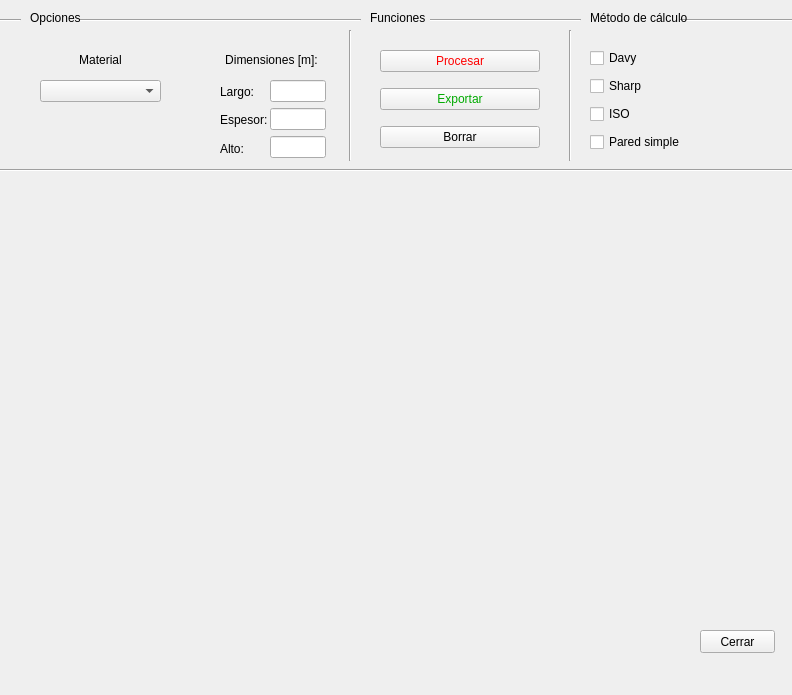
<?xml version="1.0" encoding="UTF-8"?>
<ui version="4.0">
 <class>MainWindow</class>
 <widget class="QMainWindow" name="MainWindow">
  <property name="geometry">
   <rect>
    <x>0</x>
    <y>0</y>
    <width>792</width>
    <height>695</height>
   </rect>
  </property>
  <property name="minimumSize">
   <size>
    <width>792</width>
    <height>695</height>
   </size>
  </property>
  <property name="maximumSize">
   <size>
    <width>792</width>
    <height>695</height>
   </size>
  </property>
  <property name="windowTitle">
   <string>MainWindow</string>
  </property>
  <widget class="QWidget" name="centralwidget">
   <widget class="Line" name="line_3">
    <property name="geometry">
     <rect>
      <x>560</x>
      <y>30</y>
      <width>20</width>
      <height>131</height>
     </rect>
    </property>
    <property name="orientation">
     <enum>Qt::Vertical</enum>
    </property>
   </widget>
   <widget class="MplWidget" name="MplWidget" native="true">
    <property name="geometry">
     <rect>
      <x>10</x>
      <y>180</y>
      <width>771</width>
      <height>441</height>
     </rect>
    </property>
    <property name="autoFillBackground">
     <bool>false</bool>
    </property>
    <property name="styleSheet">
     <string notr="true"/>
    </property>
   </widget>
   <widget class="QWidget" name="gridLayoutWidget">
    <property name="geometry">
     <rect>
      <x>590</x>
      <y>40</y>
      <width>151</width>
      <height>121</height>
     </rect>
    </property>
    <layout class="QGridLayout" name="gridLayout">
     <property name="spacing">
      <number>0</number>
     </property>
     <item row="0" column="0">
      <widget class="QCheckBox" name="checkBox_davy">
       <property name="styleSheet">
        <string notr="true"/>
       </property>
       <property name="text">
        <string>Davy</string>
       </property>
      </widget>
     </item>
     <item row="1" column="0">
      <widget class="QCheckBox" name="checkBox_sharp">
       <property name="text">
        <string>Sharp</string>
       </property>
      </widget>
     </item>
     <item row="2" column="0">
      <widget class="QCheckBox" name="checkBox_ISO">
       <property name="text">
        <string>ISO</string>
       </property>
      </widget>
     </item>
     <item row="5" column="0">
      <widget class="QCheckBox" name="checkBox_paredsimple">
       <property name="text">
        <string>Pared simple</string>
       </property>
      </widget>
     </item>
    </layout>
   </widget>
   <widget class="Line" name="line">
    <property name="geometry">
     <rect>
      <x>340</x>
      <y>30</y>
      <width>20</width>
      <height>131</height>
     </rect>
    </property>
    <property name="orientation">
     <enum>Qt::Vertical</enum>
    </property>
   </widget>
   <widget class="Line" name="line_5">
    <property name="geometry">
     <rect>
      <x>80</x>
      <y>10</y>
      <width>281</width>
      <height>20</height>
     </rect>
    </property>
    <property name="orientation">
     <enum>Qt::Horizontal</enum>
    </property>
   </widget>
   <widget class="QWidget" name="verticalLayoutWidget_2">
    <property name="geometry">
     <rect>
      <x>220</x>
      <y>80</y>
      <width>51</width>
      <height>80</height>
     </rect>
    </property>
    <layout class="QVBoxLayout" name="verticalLayout_3">
     <item>
      <widget class="QLabel" name="label_6">
       <property name="text">
        <string>Largo:</string>
       </property>
       <property name="alignment">
        <set>Qt::AlignLeading|Qt::AlignLeft|Qt::AlignVCenter</set>
       </property>
      </widget>
     </item>
     <item>
      <widget class="QLabel" name="label_8">
       <property name="text">
        <string>Espesor:</string>
       </property>
       <property name="alignment">
        <set>Qt::AlignLeading|Qt::AlignLeft|Qt::AlignVCenter</set>
       </property>
      </widget>
     </item>
     <item>
      <widget class="QLabel" name="label_7">
       <property name="text">
        <string>Alto:</string>
       </property>
       <property name="alignment">
        <set>Qt::AlignLeading|Qt::AlignLeft|Qt::AlignVCenter</set>
       </property>
      </widget>
     </item>
    </layout>
   </widget>
   <widget class="QLabel" name="label">
    <property name="geometry">
     <rect>
      <x>370</x>
      <y>10</y>
      <width>61</width>
      <height>16</height>
     </rect>
    </property>
    <property name="text">
     <string>Funciones</string>
    </property>
   </widget>
   <widget class="Line" name="line_4">
    <property name="geometry">
     <rect>
      <x>0</x>
      <y>10</y>
      <width>21</width>
      <height>20</height>
     </rect>
    </property>
    <property name="orientation">
     <enum>Qt::Horizontal</enum>
    </property>
   </widget>
   <widget class="Line" name="line_2">
    <property name="geometry">
     <rect>
      <x>0</x>
      <y>160</y>
      <width>801</width>
      <height>20</height>
     </rect>
    </property>
    <property name="orientation">
     <enum>Qt::Horizontal</enum>
    </property>
   </widget>
   <widget class="QLabel" name="label_3">
    <property name="geometry">
     <rect>
      <x>30</x>
      <y>10</y>
      <width>61</width>
      <height>16</height>
     </rect>
    </property>
    <property name="text">
     <string>Opciones</string>
    </property>
   </widget>
   <widget class="QLabel" name="label_4">
    <property name="geometry">
     <rect>
      <x>40</x>
      <y>50</y>
      <width>121</width>
      <height>20</height>
     </rect>
    </property>
    <property name="text">
     <string>Material</string>
    </property>
    <property name="alignment">
     <set>Qt::AlignCenter</set>
    </property>
   </widget>
   <widget class="QWidget" name="verticalLayoutWidget">
    <property name="geometry">
     <rect>
      <x>270</x>
      <y>80</y>
      <width>56</width>
      <height>80</height>
     </rect>
    </property>
    <layout class="QVBoxLayout" name="verticalLayout">
     <item>
      <widget class="QLineEdit" name="largo">
       <property name="alignment">
        <set>Qt::AlignCenter</set>
       </property>
      </widget>
     </item>
     <item>
      <widget class="QLineEdit" name="espesor">
       <property name="alignment">
        <set>Qt::AlignCenter</set>
       </property>
      </widget>
     </item>
     <item>
      <widget class="QLineEdit" name="alto">
       <property name="alignment">
        <set>Qt::AlignCenter</set>
       </property>
      </widget>
     </item>
    </layout>
   </widget>
   <widget class="Line" name="line_6">
    <property name="geometry">
     <rect>
      <x>430</x>
      <y>10</y>
      <width>151</width>
      <height>20</height>
     </rect>
    </property>
    <property name="orientation">
     <enum>Qt::Horizontal</enum>
    </property>
   </widget>
   <widget class="QLabel" name="label_5">
    <property name="geometry">
     <rect>
      <x>221</x>
      <y>50</y>
      <width>101</width>
      <height>20</height>
     </rect>
    </property>
    <property name="text">
     <string>Dimensiones [m]:</string>
    </property>
    <property name="alignment">
     <set>Qt::AlignCenter</set>
    </property>
   </widget>
   <widget class="Line" name="line_7">
    <property name="geometry">
     <rect>
      <x>680</x>
      <y>10</y>
      <width>121</width>
      <height>20</height>
     </rect>
    </property>
    <property name="orientation">
     <enum>Qt::Horizontal</enum>
    </property>
   </widget>
   <widget class="QWidget" name="verticalLayoutWidget_3">
    <property name="geometry">
     <rect>
      <x>380</x>
      <y>40</y>
      <width>160</width>
      <height>121</height>
     </rect>
    </property>
    <layout class="QVBoxLayout" name="verticalLayout_4">
     <item>
      <widget class="QPushButton" name="pushButton_procesar">
       <property name="palette">
        <palette>
         <active>
          <colorrole role="WindowText">
           <brush brushstyle="SolidPattern">
            <color alpha="255">
             <red>0</red>
             <green>0</green>
             <blue>0</blue>
            </color>
           </brush>
          </colorrole>
          <colorrole role="ButtonText">
           <brush brushstyle="SolidPattern">
            <color alpha="255">
             <red>255</red>
             <green>0</green>
             <blue>0</blue>
            </color>
           </brush>
          </colorrole>
         </active>
         <inactive>
          <colorrole role="WindowText">
           <brush brushstyle="SolidPattern">
            <color alpha="255">
             <red>0</red>
             <green>0</green>
             <blue>0</blue>
            </color>
           </brush>
          </colorrole>
          <colorrole role="ButtonText">
           <brush brushstyle="SolidPattern">
            <color alpha="255">
             <red>255</red>
             <green>0</green>
             <blue>0</blue>
            </color>
           </brush>
          </colorrole>
         </inactive>
         <disabled>
          <colorrole role="WindowText">
           <brush brushstyle="SolidPattern">
            <color alpha="255">
             <red>120</red>
             <green>120</green>
             <blue>120</blue>
            </color>
           </brush>
          </colorrole>
          <colorrole role="ButtonText">
           <brush brushstyle="SolidPattern">
            <color alpha="255">
             <red>120</red>
             <green>120</green>
             <blue>120</blue>
            </color>
           </brush>
          </colorrole>
         </disabled>
        </palette>
       </property>
       <property name="text">
        <string>Procesar</string>
       </property>
      </widget>
     </item>
     <item>
      <widget class="QPushButton" name="pushButton_exportar">
       <property name="palette">
        <palette>
         <active>
          <colorrole role="ButtonText">
           <brush brushstyle="SolidPattern">
            <color alpha="255">
             <red>0</red>
             <green>170</green>
             <blue>0</blue>
            </color>
           </brush>
          </colorrole>
         </active>
         <inactive>
          <colorrole role="ButtonText">
           <brush brushstyle="SolidPattern">
            <color alpha="255">
             <red>0</red>
             <green>170</green>
             <blue>0</blue>
            </color>
           </brush>
          </colorrole>
         </inactive>
         <disabled>
          <colorrole role="ButtonText">
           <brush brushstyle="SolidPattern">
            <color alpha="255">
             <red>120</red>
             <green>120</green>
             <blue>120</blue>
            </color>
           </brush>
          </colorrole>
         </disabled>
        </palette>
       </property>
       <property name="text">
        <string>Exportar</string>
       </property>
      </widget>
     </item>
     <item>
      <widget class="QPushButton" name="pushButton_borrar">
       <property name="text">
        <string>Borrar</string>
       </property>
      </widget>
     </item>
    </layout>
   </widget>
   <widget class="QLabel" name="label_2">
    <property name="geometry">
     <rect>
      <x>590</x>
      <y>10</y>
      <width>161</width>
      <height>16</height>
     </rect>
    </property>
    <property name="text">
     <string>Método de cálculo</string>
    </property>
   </widget>
   <widget class="QComboBox" name="material">
    <property name="geometry">
     <rect>
      <x>40</x>
      <y>80</y>
      <width>121</width>
      <height>22</height>
     </rect>
    </property>
   </widget>
   <widget class="QPushButton" name="pushButton_cerrar">
    <property name="geometry">
     <rect>
      <x>700</x>
      <y>630</y>
      <width>75</width>
      <height>23</height>
     </rect>
    </property>
    <property name="text">
     <string>Cerrar</string>
    </property>
   </widget>
  </widget>
 </widget>
 <customwidgets>
  <customwidget>
   <class>MplWidget</class>
   <extends>QWidget</extends>
   <header>mplwidget.h</header>
   <container>1</container>
  </customwidget>
 </customwidgets>
 <resources/>
 <connections>
  <connection>
   <sender>pushButton_borrar</sender>
   <signal>clicked()</signal>
   <receiver>alto</receiver>
   <slot>clear()</slot>
   <hints>
    <hint type="sourcelabel">
     <x>433</x>
     <y>132</y>
    </hint>
    <hint type="destinationlabel">
     <x>286</x>
     <y>149</y>
    </hint>
   </hints>
  </connection>
  <connection>
   <sender>pushButton_borrar</sender>
   <signal>clicked()</signal>
   <receiver>espesor</receiver>
   <slot>clear()</slot>
   <hints>
    <hint type="sourcelabel">
     <x>404</x>
     <y>135</y>
    </hint>
    <hint type="destinationlabel">
     <x>312</x>
     <y>121</y>
    </hint>
   </hints>
  </connection>
  <connection>
   <sender>pushButton_borrar</sender>
   <signal>clicked()</signal>
   <receiver>largo</receiver>
   <slot>clear()</slot>
   <hints>
    <hint type="sourcelabel">
     <x>413</x>
     <y>138</y>
    </hint>
    <hint type="destinationlabel">
     <x>299</x>
     <y>87</y>
    </hint>
   </hints>
  </connection>
  <connection>
   <sender>pushButton_borrar</sender>
   <signal>clicked(bool)</signal>
   <receiver>checkBox_paredsimple</receiver>
   <slot>setChecked(bool)</slot>
   <hints>
    <hint type="sourcelabel">
     <x>518</x>
     <y>140</y>
    </hint>
    <hint type="destinationlabel">
     <x>607</x>
     <y>134</y>
    </hint>
   </hints>
  </connection>
  <connection>
   <sender>pushButton_borrar</sender>
   <signal>clicked(bool)</signal>
   <receiver>checkBox_ISO</receiver>
   <slot>setChecked(bool)</slot>
   <hints>
    <hint type="sourcelabel">
     <x>530</x>
     <y>140</y>
    </hint>
    <hint type="destinationlabel">
     <x>599</x>
     <y>110</y>
    </hint>
   </hints>
  </connection>
  <connection>
   <sender>pushButton_borrar</sender>
   <signal>clicked(bool)</signal>
   <receiver>checkBox_sharp</receiver>
   <slot>setChecked(bool)</slot>
   <hints>
    <hint type="sourcelabel">
     <x>497</x>
     <y>140</y>
    </hint>
    <hint type="destinationlabel">
     <x>595</x>
     <y>92</y>
    </hint>
   </hints>
  </connection>
  <connection>
   <sender>pushButton_borrar</sender>
   <signal>clicked(bool)</signal>
   <receiver>checkBox_davy</receiver>
   <slot>setChecked(bool)</slot>
   <hints>
    <hint type="sourcelabel">
     <x>500</x>
     <y>136</y>
    </hint>
    <hint type="destinationlabel">
     <x>610</x>
     <y>60</y>
    </hint>
   </hints>
  </connection>
 </connections>
</ui>
